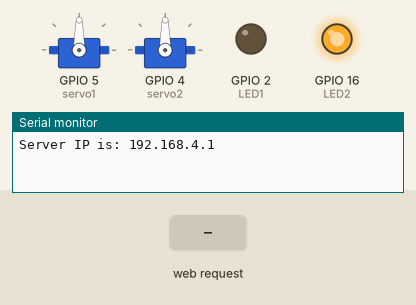
This sketch was run on a simulated ESP8266 (NodeMCU). Shown: 2 × servo, output pins drawn as LEDs (lit = HIGH), the last lines printed to the serial monitor. The inputs (shaded band) are chosen by the test bench.

Above: at 1.2 s.
1.3 s: HTTP request GET /TEST received
At 2.45 s:
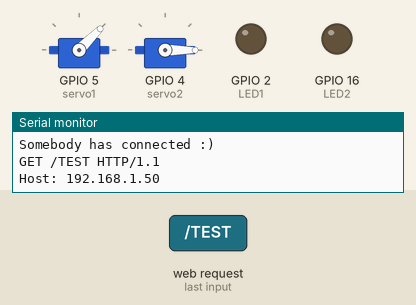
At 3.05 s:
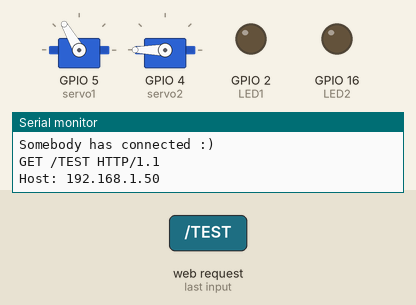
4.3 s: HTTP request GET /GO received
At 5.9 s:
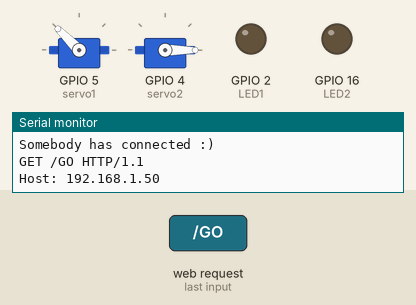
Timing chart, 0 to 19.0 s (numbered marks = the images above; inputs shaded):
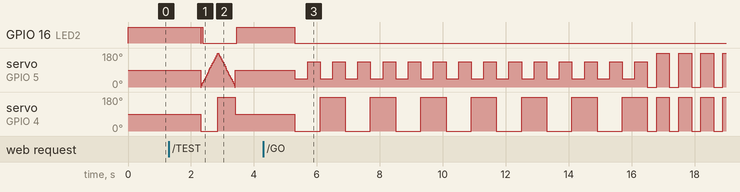

Measured:
- after the input at 1.3 s, GPIO 16 (LED2): HIGH → LOW after 1.0 s, → HIGH 0.03 s later, → LOW 0.04 s later, → HIGH 1.1 s later; servo on GPIO 4 (servo2): 90° → 0° after 1.0 s, → 180° 0.56 s later, → 90° 0.56 s later
- after the input at 4.3 s, GPIO 16 (LED2): HIGH → LOW after 1.0 s; servo on GPIO 5 (servo1): 90° → 45° after 1.0 s, → 135° 0.40 s later, → 45° 0.40 s later, → 135° 0.40 s later, … (36 changes in this stretch); servo on GPIO 4 (servo2): goes 7 × (0° 0.80 s, 180° 0.80 s), 3 × (0° 0.30 s, 180° 0.40 s), 0° 0.30 s, then 180°, starting after 1.0 s

The sketch:

Lab2.ino
```cpp
// Jingyu Li (004-616-099)
// EE 183DA
// Lab 2
#include <Servo.h>
#include <ESP8266WiFi.h>

const short int LED1 = 2; //GPIO2
const short int LED2 = 16;//GPIO16
Servo servo1, servo2;
WiFiServer server(80);

void setup() {
  pinMode(LED1, OUTPUT);
  pinMode(LED2, OUTPUT);
  servo1.attach(5);//GPIO5 Servo
  servo2.attach(4);//GPIO4 Continuous Servo
  servo1.write(90);//Initialize both servo
  servo2.write(90);

  // Setup the Wifi AP
  WiFi.mode(WIFI_AP);
  WiFi.softAP("004616099", "12341234");
  server.begin();
  Serial.begin(115200);
  IPAddress HTTPS_ServerIP = WiFi.softAPIP();
  Serial.println();
  Serial.print("Server IP is: ");
  Serial.println(HTTPS_ServerIP);
  digitalWrite(LED1, LOW);
  digitalWrite(LED2, HIGH);
}

void loop() {
  WiFiClient client = server.available();
  if (!client) {
    return;
  }
  Serial.println("Somebody has connected :)");
  String request = client.readString();
  Serial.println(request);
  if (request.indexOf("/TEST") != -1) {
    one();
    Serial.println("TEST DONE!!");
  }
  else if (request.indexOf("/GO") != -1) {
    two();
    Serial.println("GO DONE!!");
  }

}

// Test Part
void one() {
  int pos;

  for (pos = 0; pos <= 180; pos += 5)
  { // in steps of 1 degree
    digitalWrite(LED2, LOW);
    servo2.write(0);
    servo1.write(pos);
    delay(15);
    digitalWrite(LED2, HIGH);
  }
  for (pos = 180; pos >= 0; pos -= 5)
  {
    digitalWrite(LED2, LOW);
    servo2.write(180);
    servo1.write(pos);
    delay(15);
    digitalWrite(LED2, HIGH);
  }
  servo1.write(90);//reset the servos
  servo2.write(90);
}

// This is the GO part
void two() {
  digitalWrite(LED2, LOW);
  int i;
  for (i = 0; i <= 6; i++) {
    servo2.write(0);
    servo1.write(45);
    delay(400);
    servo1.write(135);
    delay(400);
    servo2.write(180);
    servo1.write(45);
    delay(400);
    servo1.write(135);
    delay(400);
  }
  for (i=0;i<=6;i++){
    servo2.write(0);
    servo1.write(0);
    delay(300);
    servo2.write(180);
    servo1.write(180);
    delay(400);
  }
  digitalWrite(LED2, HIGH);
  servo2.write(90);// reset the servos
  servo1.write(90);
}
```
